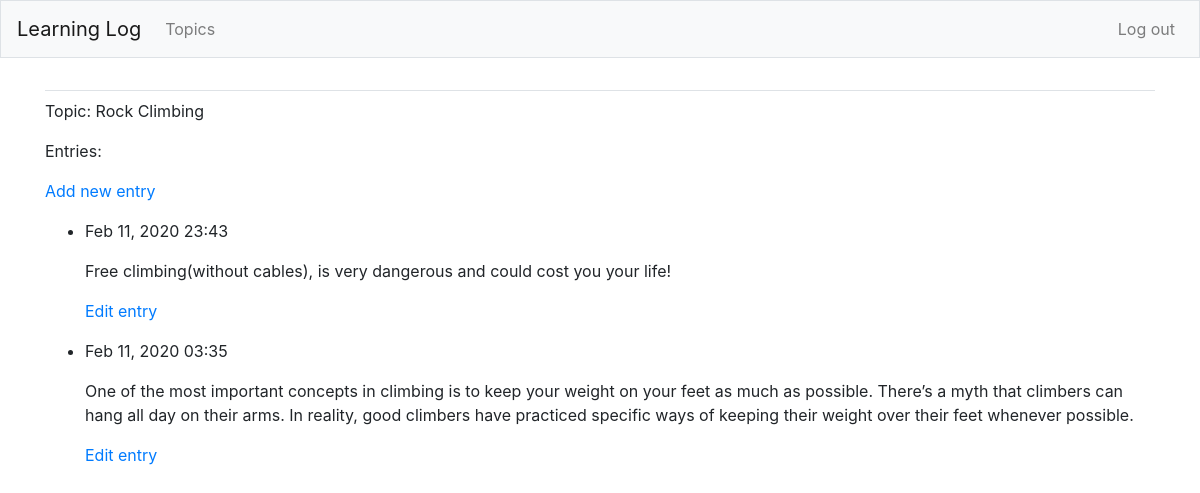
The page /topics/2/ (signed in) on the database its author committed.
### learning_logs/models.py (models this page shows, shortened)
class Topic(models.Model):
    text = models.CharField(max_length=200)
    date_added = models.DateTimeField(auto_now_add=True)
    owner = models.ForeignKey(User, on_delete=models.CASCADE)
    def __str__(self):
        return self.text

class Entry(models.Model):
    topic = models.ForeignKey(Topic, on_delete=models.CASCADE)
    text = models.TextField()
    date_added = models.DateTimeField(auto_now_add=True)
    class Meta:
        verbose_name_plural = 'entries'

### learning_logs/views.py (the view)
# urls.py: path('topics/<int:topic_id>/', views.topic, name='topic'),
@login_required()
def topic(request, topic_id):
    topic = Topic.objects.get(id=topic_id)
    if topic.owner != request.user:
        raise Http404
    entries = topic.entry_set.order_by('-date_added')
    context = {'topic': topic, 'entries': entries}
    return render(request, 'learning_logs/topic.html', context)

### learning_logs/templates/learning_logs/topic.html
{% extends "learning_logs/base.html" %}
{% block content %}
<p>Topic: {{ topic }}</p>
<p>Entries:</p>
<p>
    <a href="{% url 'learning_logs:new_entry' topic.id %}">Add new entry</a>
</p>
<ul>
    {% for entry in entries %}
    <li>
        <p>{{ entry.date_added|date:'M d, Y H:i' }}</p>
        <p>{{ entry.text|linebreaks }}</p>
        <p>
            <a href="{% url 'learning_logs:edit_entry' entry.id %}">Edit entry</a>
        </p>
    </li>
    {% empty %}
    <li>There are no entries for this topic yet.</li>
    {% endfor %}
</ul>
{% endblock content %}

### rows shown on the page
Topic: text "Rock Climbing"
Entry: date_added "Feb 11, 2020 23:43", text "Free climbing(without cables), is very dangerous and could cost you your life!"
Entry: date_added "Feb 11, 2020 03:35", text "One of the most important concepts in climbing is to keep your weight on your feet as much as possible. There’s a myth that climbers can hang all day on their arms. In reality, good climbers have practiced specific ways of keeping their weight over their feet whenever possible."
